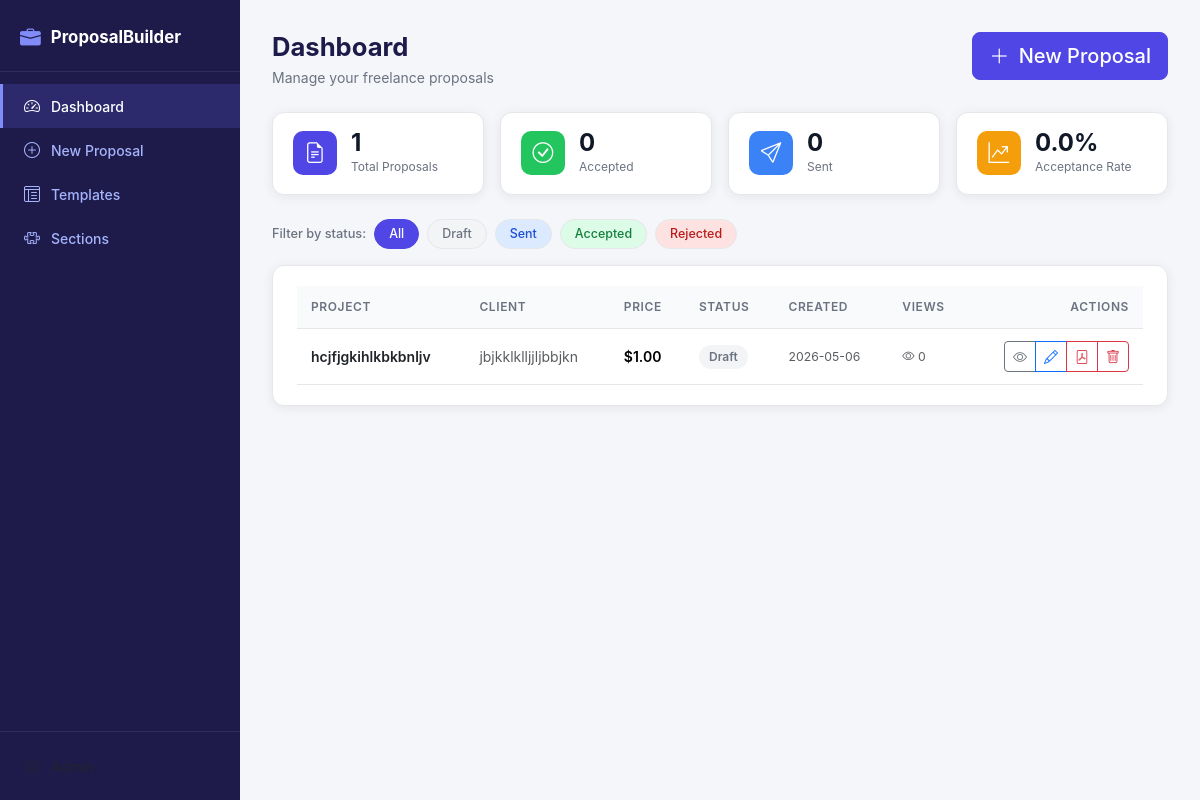
Before: / with the older database file.
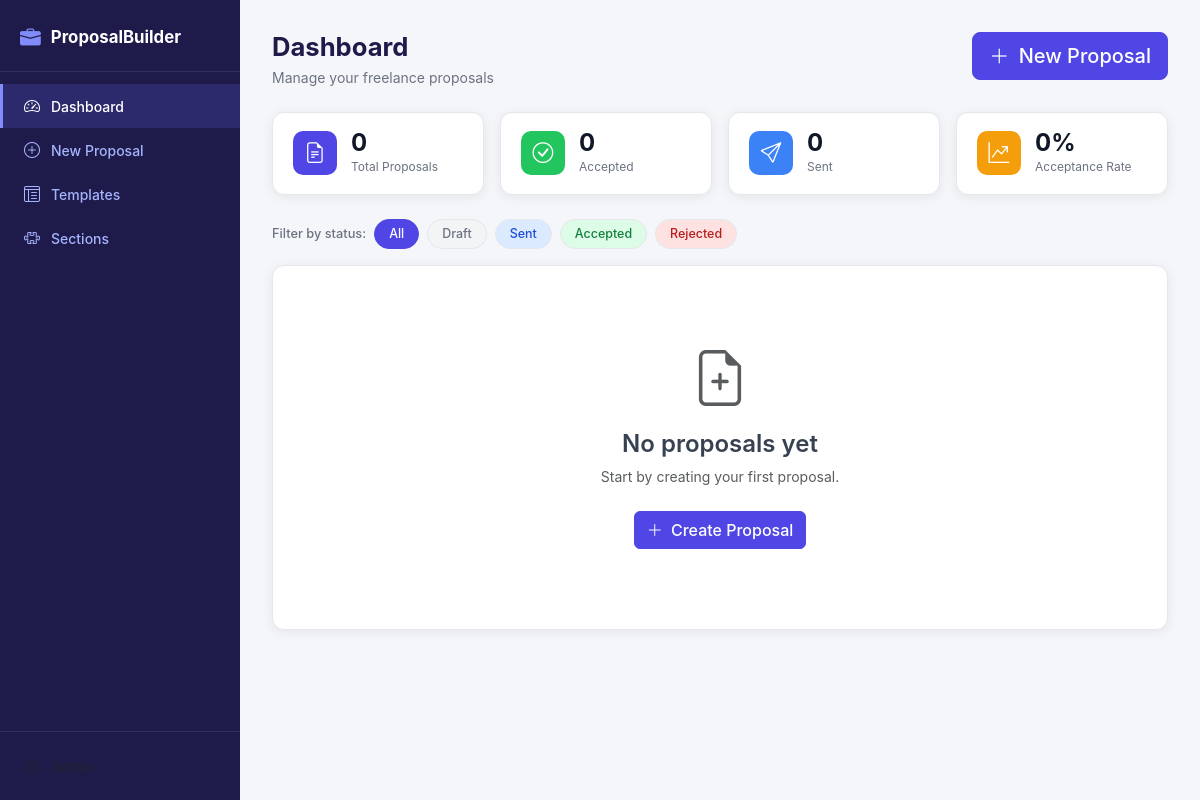
After: the same page with the newer database file.
### tables this page shows
CREATE TABLE proposals (
            id INTEGER PRIMARY KEY AUTOINCREMENT,
            client_name TEXT NOT NULL,
            project_title TEXT NOT NULL,
            description TEXT,
            price REAL,
            timeline TEXT,
            status TEXT DEFAULT 'Draft',
            content TEXT,
            views INTEGER DEFAULT 0,
            share_token TEXT UNIQUE,
            created_at DATETIME DEFAULT CURRENT_TIMESTAMP,
            updated_at DATETIME DEFAULT CURRENT_TIMESTAMP
        );

### routes/proposals.py (the view)
@proposals_bp.route('/')
def dashboard():
    status = request.args.get('status', '')
    proposals = models.get_all_proposals(status if status else None)
    stats = models.get_stats()
    return render_template('dashboard.html', proposals=proposals, stats=stats, current_status=status)

### models.py (called while the page is built)
def get_db():
    conn = sqlite3.connect(DB_PATH)
    conn.row_factory = sqlite3.Row
    conn.execute("PRAGMA foreign_keys = ON")
    return conn

def get_all_proposals(status=None):
    conn = get_db()
    if status:
        rows = conn.execute(
            'SELECT * FROM proposals WHERE status=? ORDER BY created_at DESC', (status,)
        ).fetchall()
    else:
        rows = conn.execute(
            'SELECT * FROM proposals ORDER BY created_at DESC'
        ).fetchall()
    conn.close()
    return [dict(r) for r in rows]

def get_stats():
    conn = get_db()
    total = conn.execute('SELECT COUNT(*) FROM proposals').fetchone()[0]
    accepted = conn.execute("SELECT COUNT(*) FROM proposals WHERE status='Accepted'").fetchone()[0]
    sent = conn.execute("SELECT COUNT(*) FROM proposals WHERE status='Sent'").fetchone()[0]
    draft = conn.execute("SELECT COUNT(*) FROM proposals WHERE status='Draft'").fetchone()[0]
    rejected = conn.execute("SELECT COUNT(*) FROM proposals WHERE status='Rejected'").fetchone()[0]
    conn.close()
    rate = round((accepted / total * 100), 1) if total > 0 else 0
    return {'total': total, 'accepted': accepted, 'sent': sent,
            'draft': draft, 'rejected': rejected, 'acceptance_rate': rate}

### templates/dashboard.html (shortened to what this page needs)
{% extends 'base.html' %}
{% block content %}
<div class="page-header">
  <div>
    <h1 class="page-title">Dashboard</h1>
    <p class="page-sub">Manage your freelance proposals</p>
  </div>
  <a href="/proposals/new" class="btn btn-primary btn-lg">
    <i class="bi bi-plus-lg me-1"></i> New Proposal
  </a>
</div>
<div class="stats-grid">
  <div class="stat-card">
    <div class="stat-icon bg-indigo"><i class="bi bi-file-earmark-text"></i></div>
    <div class="stat-info">
      <div class="stat-val">{{ stats.total }}</div>
      <div class="stat-lbl">Total Proposals</div>
    </div>
  </div>
  <div class="stat-card">
    <div class="stat-icon bg-green"><i class="bi bi-check-circle"></i></div>
    <div class="stat-info">
      <div class="stat-val">{{ stats.accepted }}</div>
      <div class="stat-lbl">Accepted</div>
    </div>
  </div>
  <div class="stat-card">
    <div class="stat-icon bg-blue"><i class="bi bi-send"></i></div>
    <div class="stat-info">
      <div class="stat-val">{{ stats.sent }}</div>
      <div class="stat-lbl">Sent</div>
    </div>
  </div>
  <div class="stat-card">
    <div class="stat-icon bg-amber"><i class="bi bi-graph-up-arrow"></i></div>
    <div class="stat-info">
      <div class="stat-val">{{ stats.acceptance_rate }}%</div>
      <div class="stat-lbl">Acceptance Rate</div>
    </div>
  </div>
</div>
<div class="filter-bar">
  <span class="filter-lbl">Filter by status:</span>
  <a href="/" class="badge-filter {% if not current_status %}active{% endif %}">All</a>
  <a href="/?status=Draft" class="badge-filter status-draft {% if current_status=='Draft' %}active{% endif %}">Draft</a>
  <a href="/?status=Sent" class="badge-filter status-sent {% if current_status=='Sent' %}active{% endif %}">Sent</a>
  <a href="/?status=Accepted" class="badge-filter status-accepted {% if current_status=='Accepted' %}active{% endif %}">Accepted</a>
  <a href="/?status=Rejected" class="badge-filter status-rejected {% if current_status=='Rejected' %}active{% endif %}">Rejected</a>
</div>
<div class="card-panel">
  {% if proposals %}
  <div class="table-responsive">
    <table class="table table-hover align-middle mb-0">
      <thead>
        <tr>
          <th>Project</th>
          <th>Client</th>
          <th>Price</th>
          <th>Status</th>
          <th>Created</th>
          <th>Views</th>
          <th class="text-end">Actions</th>
        </tr>
      </thead>
      <tbody>
        {% for p in proposals %}
        <tr>
          <td>
            <a href="/proposals/{{ p.id }}" class="fw-semibold text-decoration-none text-dark">
              {{ p.project_title }}
            </a>
          </td>
          <td class="text-muted">{{ p.client_name }}</td>
          <td>{% if p.price %}<span class="fw-semibold">${{ "%.2f"|format(p.price|float) }}</span>{% else %}<span class="text-muted">—</span>{% endif %}</td>
          <td><span class="status-pill status-{{ p.status|lower }}">{{ p.status }}</span></td>
          <td class="text-muted small">{{ p.created_at[:10] }}</td>
          <td class="text-muted small"><i class="bi bi-eye"></i> {{ p.views }}</td>
          <td class="text-end">
            <div class="btn-group btn-group-sm">
              <a href="/proposals/{{ p.id }}" class="btn btn-outline-secondary" title="View"><i class="bi bi-eye"></i></a>
              <a href="/proposals/{{ p.id }}/edit" class="btn btn-outline-primary" title="Edit"><i class="bi bi-pencil"></i></a>
              <a href="/proposals/{{ p.id }}/export/pdf" class="btn btn-outline-danger" title="PDF"><i class="bi bi-file-pdf"></i></a>
              <button class="btn btn-outline-danger" title="Delete"
                onclick="confirmDelete({{ p.id }}, '{{ p.project_title|replace("'","\\'")|e }}')">
                <i class="bi bi-trash"></i>
              </button>
            </div>
          </td>
        </tr>
        {% endfor %}
      </tbody>
    </table>
  </div>
  {% else %}
  <div class="empty-state">
    <i class="bi bi-file-earmark-plus display-4 text-muted"></i>
    <h4 class="mt-3">No proposals yet</h4>
    <p class="text-muted">Start by creating your first proposal.</p>
    <a href="/proposals/new" class="btn btn-primary mt-2">
      <i class="bi bi-plus-lg me-1"></i> Create Proposal
    </a>
  </div>
  {% endif %}
</div>
{% endblock %}

### templates/base.html (shortened to what this page needs)
<!DOCTYPE html>
<html lang="en">
<head>
  <link href="https://cdn.jsdelivr.net/npm/bootstrap@5.3.2/dist/css/bootstrap.min.css" rel="stylesheet">
  <link href="https://cdn.jsdelivr.net/npm/bootstrap-icons@1.11.3/font/bootstrap-icons.min.css" rel="stylesheet">
  <link href="https://cdn.quilljs.com/1.3.7/quill.snow.css" rel="stylesheet">
  <link rel="stylesheet" href="/static/style.css">
</head>
<body>
<div class="app-shell">
  <aside class="sidebar">
    <div class="sidebar-brand">
      <i class="bi bi-briefcase-fill"></i>
      <span>ProposalBuilder</span>
    </div>
    <nav class="sidebar-nav">
      <a href="/" class="nav-item {% if request.path == '/' %}active{% endif %}">
        <i class="bi bi-speedometer2"></i><span>Dashboard</span>
      </a>
      <a href="/proposals/new" class="nav-item {% if request.path == '/proposals/new' %}active{% endif %}">
        <i class="bi bi-plus-circle"></i><span>New Proposal</span>
      </a>
      <a href="/templates" class="nav-item {% if request.path == '/templates' %}active{% endif %}">
        <i class="bi bi-layout-text-window-reverse"></i><span>Templates</span>
      </a>
      <a href="/sections" class="nav-item {% if request.path == '/sections' %}active{% endif %}">
        <i class="bi bi-puzzle"></i><span>Sections</span>
      </a>
    </nav>
    <div class="sidebar-footer">
      <a href="/julisunkan?token=julisunkan" class="nav-item text-muted">
        <i class="bi bi-gear"></i><span>Admin</span>
      </a>
    </div>
  </aside>
  <main class="main-content">
    <div class="page-content">
      {% block content %}{% endblock %}
    </div>
  </main>
</div>
</body>
</html>

### static/style.css (style rules this page uses)
:root { --sidebar-w: 240px; --brand: #4f46e5; --brand-dark: #3730a3; --brand-light: #eef2ff; --success: #22c55e; --warning: #f59e0b; --danger: #ef4444; --muted: #6b7280; --border: #e5e7eb; --bg: #f5f6fa; --card-bg: #ffffff; --text: #111827; --radius: 12px; --shadow: 0 2px 12px rgba(0,0,0,.07); }
*, *::before, *::after { box-sizing: border-box; }
body { margin: 0; font-family: 'Inter', system-ui, -apple-system, sans-serif; background: var(--bg); color: var(--text); font-size: 14px; }
.app-shell { display: flex; min-height: 100vh; }
.sidebar { width: var(--sidebar-w); background: #1e1b4b; color: #c7d2fe; display: flex; flex-direction: column; position: fixed; top: 0; left: 0; bottom: 0; z-index: 100; overflow-y: auto; }
.sidebar-brand { display: flex; align-items: center; gap: 10px; padding: 22px 20px 18px; font-size: 1.05rem; font-weight: 700; color: #fff; border-bottom: 1px solid rgba(255,255,255,.08); text-decoration: none; }
.sidebar-brand i { font-size: 1.3rem; color: #818cf8; }
.sidebar-nav { padding: 12px 0; flex: 1; }
.sidebar-footer { padding: 12px 0; border-top: 1px solid rgba(255,255,255,.08); }
.nav-item { display: flex; align-items: center; gap: 10px; padding: 10px 20px; color: #a5b4fc; text-decoration: none; font-size: .875rem; font-weight: 500; transition: all .15s; cursor: pointer; border-left: 3px solid transparent; }
.nav-item.active { background: rgba(99,102,241,.2); color: #fff; border-left-color: #818cf8; }
.nav-item i { font-size: 1rem; width: 18px; text-align: center; }
.main-content { margin-left: var(--sidebar-w); flex: 1; min-height: 100vh; }
.page-content { padding: 28px 32px; max-width: 1200px; margin: 0 auto; }
.page-header { display: flex; justify-content: space-between; align-items: flex-start; margin-bottom: 24px; flex-wrap: wrap; gap: 12px; }
.page-title { font-size: 1.6rem; font-weight: 700; margin: 0; color: #1e1b4b; }
.page-sub { color: var(--muted); margin: 4px 0 0; font-size: .875rem; }
.card-panel { background: var(--card-bg); border-radius: var(--radius); padding: 20px 24px; box-shadow: var(--shadow); border: 1px solid var(--border); }
.stats-grid { display: grid; grid-template-columns: repeat(auto-fit, minmax(180px, 1fr)); gap: 16px; margin-bottom: 24px; }
.stat-card { background: var(--card-bg); border-radius: var(--radius); padding: 18px 20px; box-shadow: var(--shadow); border: 1px solid var(--border); display: flex; align-items: center; gap: 14px; }
.stat-icon { width: 44px; height: 44px; border-radius: 10px; display: flex; align-items: center; justify-content: center; font-size: 1.3rem; color: #fff; flex-shrink: 0; }
.bg-indigo { background: #4f46e5; }
.bg-green { background: #22c55e; }
.bg-blue { background: #3b82f6; }
.bg-amber { background: #f59e0b; }
.stat-val { font-size: 1.5rem; font-weight: 700; line-height: 1; }
.stat-lbl { font-size: .75rem; color: var(--muted); margin-top: 3px; }
.filter-bar { display: flex; align-items: center; gap: 8px; margin-bottom: 16px; flex-wrap: wrap; }
.filter-lbl { color: var(--muted); font-size: .8rem; font-weight: 500; }
.badge-filter { display: inline-flex; align-items: center; padding: 5px 14px; border-radius: 999px; background: #f3f4f6; color: var(--muted); font-size: .78rem; font-weight: 500; text-decoration: none; border: 1px solid var(--border); transition: all .15s; }
.badge-filter.active { background: var(--brand); color: #fff; border-color: var(--brand); }
.status-draft { background: #f3f4f6; color: #6b7280; }
.status-sent { background: #dbeafe; color: #1d4ed8; }
.status-accepted { background: #dcfce7; color: #15803d; }
.status-rejected { background: #fee2e2; color: #b91c1c; }
.empty-state { text-align: center; padding: 60px 20px; }
.empty-state h4 { font-weight: 600; color: #374151; }
.btn { font-weight: 500; }
.btn-primary { background: var(--brand); border-color: var(--brand); }

Changed rows visible on the page:
removed proposals: project_title "hcjfjgkihlkbkbnljv", client_name "jbjkklklljjljbbjkn", price "1.00", status "Draft", created_at "2026-05-06", views "0"
Other visible differences:
{{ stats.total }}: "1" → "0"
{{ stats.acceptance_rate }}: "0.0" → "0"
text no longer shown: "PROJECT CLIENT PRICE STATUS CREATED VIEWS ACTIONS"
text now shown: "No proposals yet Start by creating your first proposal. Create Proposal"
